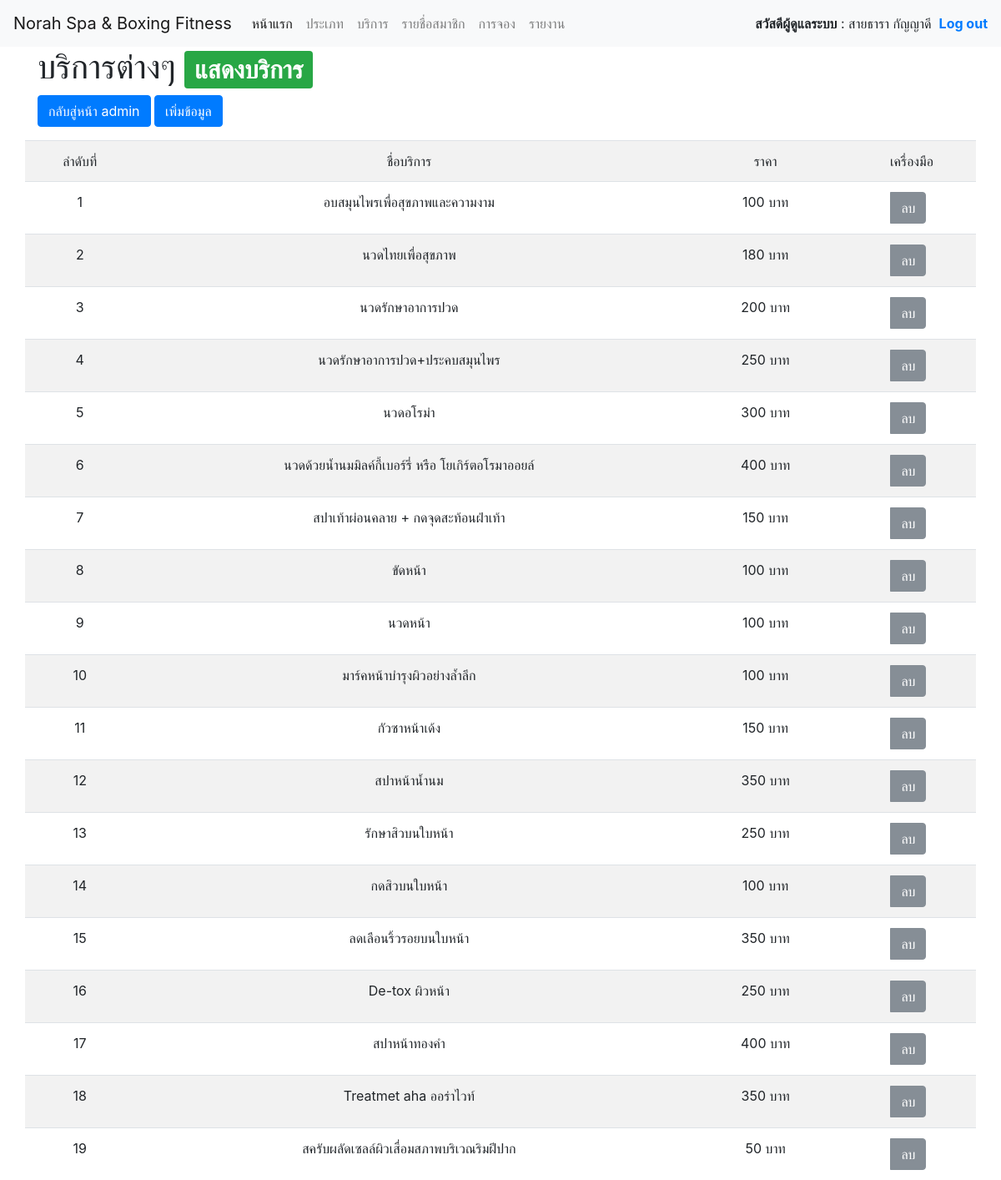
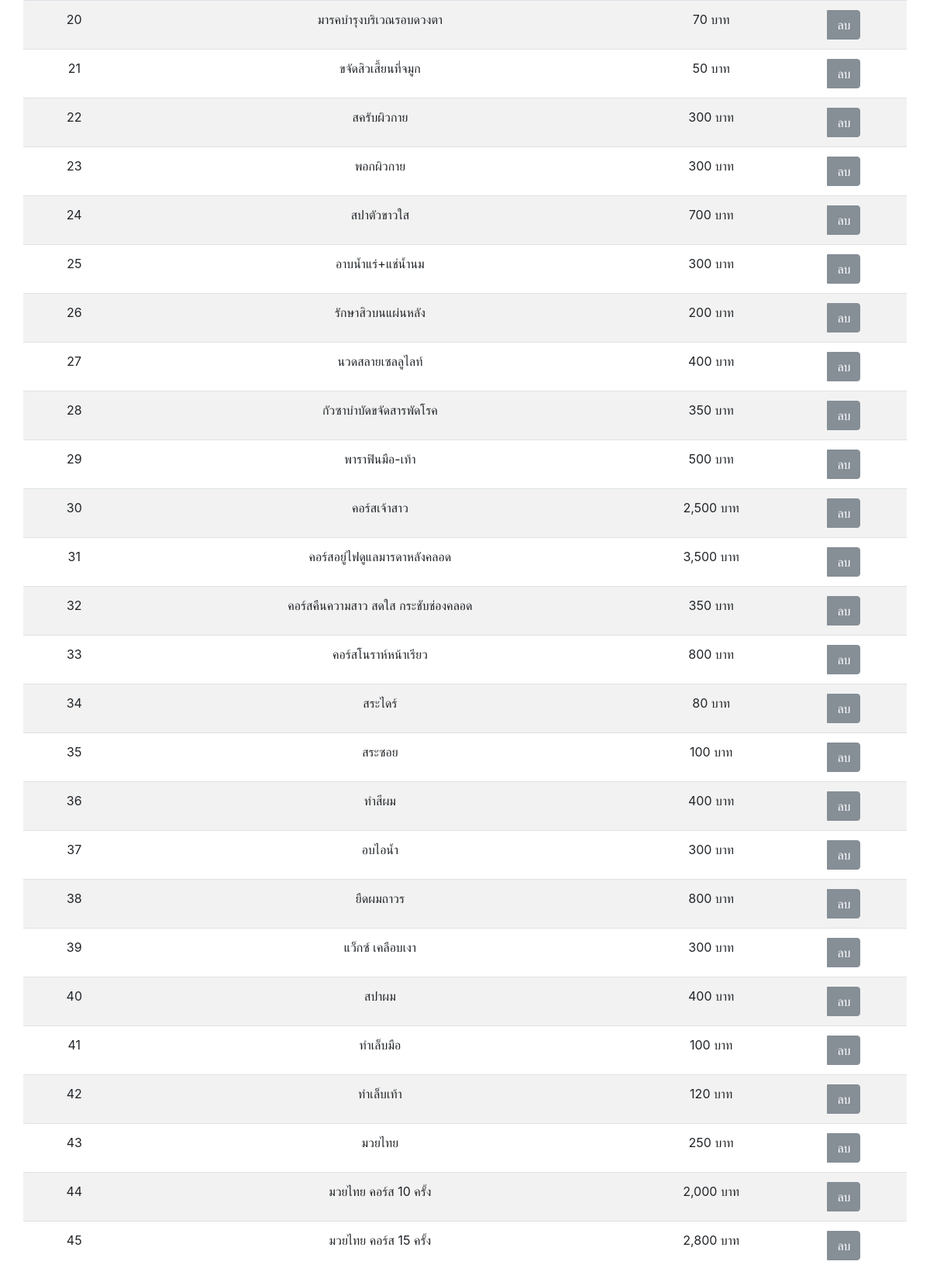
/Connections/office/formaddservice.php (signed in), run on the app's committed database (2 pictures, top to bottom).
### tables this page shows
CREATE TABLE `noraspa_service` (
  `service_id` int(11) NOT NULL,
  `service_name` varchar(60) NOT NULL,
  `type_id` int(11) NOT NULL,
  `service_price` varchar(7) NOT NULL
);

### Connections/office/formaddservice.php (the view, shortened to what this page needs)
<?php
if (!$_SESSION["UserID"]){
	  Header("Location: c_form.php");
}else{?>
<!doctype html>
<html lang="en">
  <head>
    <link rel="stylesheet" href="../../css/bootstrap.min.css" >
</head>
<body>
<nav class="navbar navbar-expand-lg navbar-light bg-light" style="background-color: #B8860B;">
  <a class="navbar-brand" href="admin_page.php">Norah Spa & Boxing Fitness</a>
  <div class="collapse navbar-collapse" id="navbarSupportedContent">
    <ul class="navbar-nav mr-auto">
      <li class="nav-item active">
        <a class="nav-link" href="admin_page.php"> หน้าแรก <span class="sr-only">(current)</span></a>
      </li>
        <li class="nav-item dropdown">
        <a class="nav-link" href="formaddtype.php">ประเภท</a>
          </li>
      <li class="nav-item">
        <a class="nav-link" href="formaddservice.php">บริการ</a>
      </li>
      <li class="nav-item">
        <a class="nav-link " href="formshowmember.php">รายชื่อสมาชิก</a>
      </li>
      <li class="nav-item">
        <a class="nav-link " href="checkbookingadmin.php">การจอง</a>
      </li>
      <li class="nav-item">
        <a class="nav-link " href="reportbooking.php">รายงาน</a>
      </li>
    </ul>
     <ul class="navbar-nav ">
     <li class="nav-item">
       <strong>สวัสดีผู้ดูแลระบบ</strong> :
      <?php echo ($_SESSION['User']);?>
      <?php ?> &nbsp;</li>
      <li class="nav-item">
    <strong>
    <a href="../c_logout.php"> Log out</a></strong>
     </li>
      </ul>
  </div>
</nav>
	<div class="container">
<?php
	include ('../../connect.php');
?>
<h1> บริการต่างๆ <span class="badge badge-success">แสดงบริการ</span></h1>
	<div class="row">
	<div class="col-md-12">
	<p>
	<a href="admin_page.php" class="btn btn-primary" role="button" style="text-align:left;">กลับสู่หน้า admin</a>
	<a href="c_formaddservice.php" class="btn btn-primary" role="button" style="text-align:right;">เพิ่มข้อมูล</a>
	</p>
</div>
		<table class="table table-striped table-inverse" style="text-align:center">
		<tr>
			<td>ลำดับที่</td>
			<td>ชื่อบริการ</td>
			<td>ราคา</td>
			<td>เครื่องมือ</td>
		</tr>
		<tr>
		<?php
		$sql_service = "SELECT service_id, service_name,service_price FROM noraspa_service";
		$result_service = $conn->query($sql_service);
		if ($result_service->num_rows > 0) {
    		$no = 1 ;
    	while($row = $result_service->fetch_assoc()) {
			$nameservice = $row["service_name"];
			$priceservice = $row["service_price"];
		?>
			<td><?php echo $no ; ?></td>
			<td><?php echo $nameservice; ?></td>
			<td><?php  echo number_format($priceservice) ." บาท" ; ?></td>
			<td>
			<form method="post" action="deleteservice.php">
			<div class="btn-group mr-2" role="group" aria-label="First group">
			<button type="submit"  class="btn btn-secondary" onclick="return confirm('ต้องการลบ <?php echo  $nameservice ; ?> หรือไม่?')">ลบ</button>
			</div>
				</form>
			</td>
		</tr>
<?php
			$no++;
			}
		}else{
			echo "NO data!";
			}
	?>
		</table>
</div>
	</div>
</body>
</html>
<?php } ?>

### data on the page
noraspa_service: service_name "อบสมุนไพรเพื่อสุขภาพและความงาม", service_price "100"
noraspa_service: service_name "นวดไทยเพื่อสุขภาพ", service_price "180"
noraspa_service: service_name "นวดรักษาอาการปวด", service_price "200"
noraspa_service: service_name "นวดรักษาอาการปวด+ประคบสมุนไพร", service_price "250"
noraspa_service: service_name "นวดอโรม่า", service_price "300"
noraspa_service: service_name "นวดด้วยน้ำนมมิลค์กี้เบอร์รี่ หรือ โยเกิร์ตอโรมาออยล์", service_price "400"
noraspa_service: service_name "สปาเท้าผ่อนคลาย + กดจุดสะท้อนฝ่าเท้า", service_price "150"
noraspa_service: service_name "ขัดหน้า", service_price "100"
noraspa_service: service_name "นวดหน้า", service_price "100"
noraspa_service: service_name "มาร์คหน้าบำรุงผิวอย่างล้ำลึก", service_price "100"
noraspa_service: service_name "กัวซาหน้าเด้ง", service_price "150"
noraspa_service: service_name "สปาหน้าน้ำนม", service_price "350"
noraspa_service: service_name "รักษาสิวบนใบหน้า", service_price "250"
noraspa_service: service_name "กดสิวบนใบหน้า", service_price "100"
noraspa_service: service_name "ลดเลือนริ้วรอยบนใบหน้า", service_price "350"
noraspa_service: service_name "De-tox ผิวหน้า", service_price "250"
noraspa_service: service_name "สปาหน้าทองคำ", service_price "400"
noraspa_service: service_name "Treatmet aha ออร่าไวท์", service_price "350"
noraspa_service: service_name "สครับผลัดเซลล์ผิวเสื่อมสภาพบริเวณริมฝีปาก", service_price "50"
noraspa_service: service_name "มารคบำรุงบริเวณรอบดวงตา", service_price "70"
noraspa_service: service_name "ขจัดสิวเสี้ยนที่จมูก", service_price "50"
noraspa_service: service_name "สครับผิวกาย", service_price "300"
noraspa_service: service_name "พอกผิวกาย", service_price "300"
noraspa_service: service_name "สปาตัวขาวใส", service_price "700"
noraspa_service: service_name "อาบน้ำแร่+แช่น้ำนม", service_price "300"
noraspa_service: service_name "รักษาสิวบนแผ่นหลัง", service_price "200"
noraspa_service: service_name "นวดสลายเซลลูไลท์", service_price "400"
noraspa_service: service_name "กัวซาบำบัดขจัดสารพัดโรค", service_price "350"
noraspa_service: service_name "พาราฟินมือ-เท้า", service_price "500"
noraspa_service: service_name "คอร์สเจ้าสาว", service_price "2,500"
noraspa_service: service_name "คอร์สอยู่ไฟดูแลมารดาหลังคลอด", service_price "3,500"
noraspa_service: service_name "คอร์สคืนความสาว สดใส กระชับช่องคลอด", service_price "350"
noraspa_service: service_name "คอร์สโนราห์หน้าเรียว", service_price "800"
noraspa_service: service_name "สระไดร์", service_price "80"
noraspa_service: service_name "สระซอย", service_price "100"
noraspa_service: service_name "ทำสีผม", service_price "400"
noraspa_service: service_name "อบไอน้ำ", service_price "300"
noraspa_service: service_name "ยืดผมถาวร", service_price "800"
noraspa_service: service_name "แว็กซ์ เคลือบเงา", service_price "300"
noraspa_service: service_name "สปาผม", service_price "400"
noraspa_service: service_name "ทำเล็บมือ", service_price "100"
noraspa_service: service_name "ทำเล็บเท้า", service_price "120"
noraspa_service: service_name "มวยไทย", service_price "250"
noraspa_service: service_name "มวยไทย คอร์ส 10 ครั้ง", service_price "2,000"
noraspa_service: service_name "มวยไทย คอร์ส 15 ครั้ง", service_price "2,800"

### other printed values
$_SESSION['User'] "สายธารา กัญญาดี"
